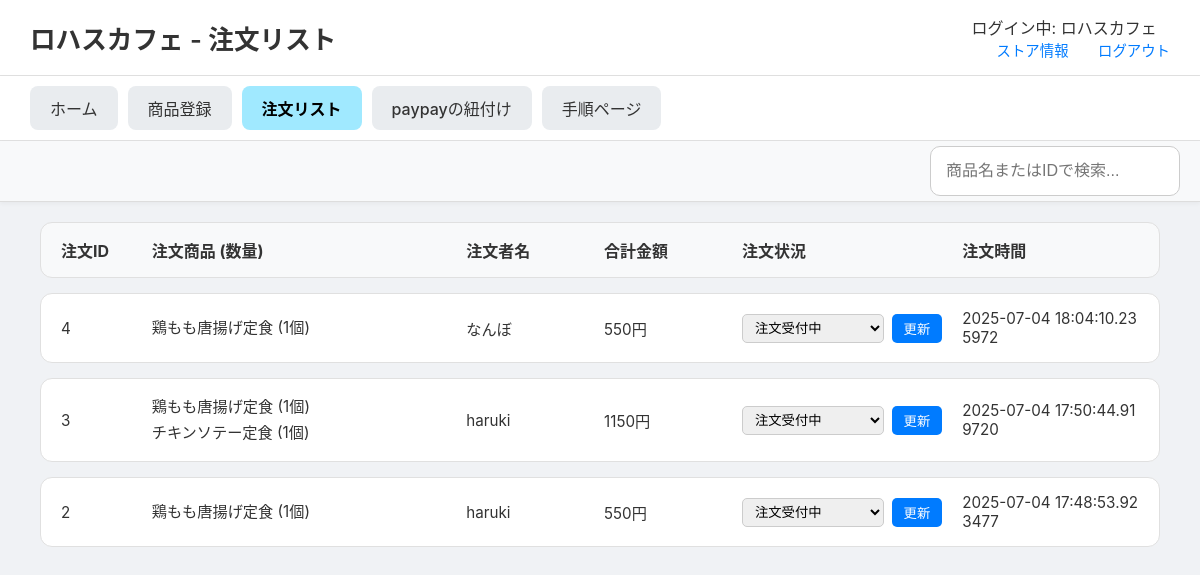
The app's page /stores/order-list (signed in), older data.
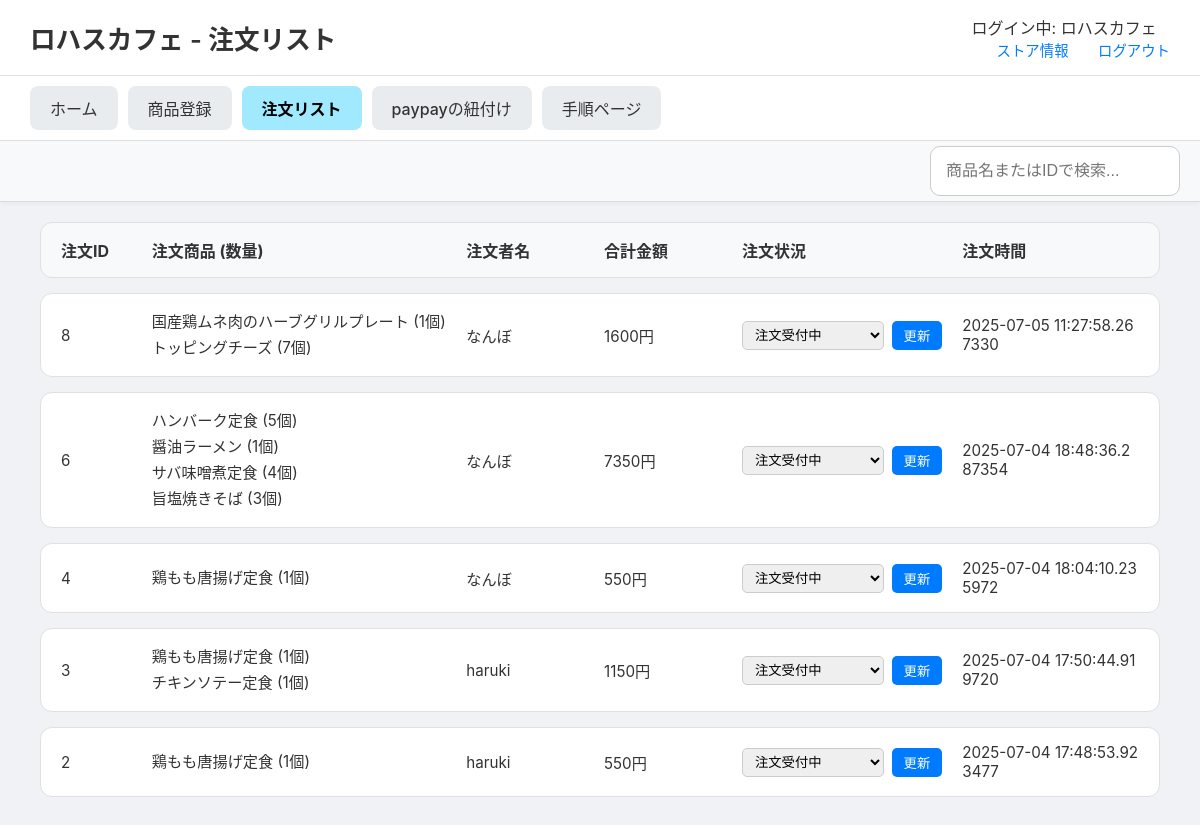
The same page, newer data.
### tables this page shows
CREATE TABLE order_items (
    order_item_id INTEGER PRIMARY KEY AUTOINCREMENT,
    order_id INTEGER NOT NULL,
    menu_id INTEGER NOT NULL,
    quantity INTEGER NOT NULL DEFAULT 1,
    price_at_order INTEGER NOT NULL, 
    FOREIGN KEY (order_id) REFERENCES orders(order_id),
    FOREIGN KEY (menu_id) REFERENCES menus(menu_id)
);

CREATE TABLE menus (
    menu_id INTEGER PRIMARY KEY AUTOINCREMENT,
    store_id INTEGER, -- NOT NULL制約を削除し、NULLを許容
    menu_name TEXT NOT NULL,
    category TEXT NOT NULL,
    price INTEGER NOT NULL,
    soldout INTEGER NOT NULL DEFAULT 0,
    FOREIGN KEY (store_id) REFERENCES store(store_id)
);

CREATE TABLE users_table (
    id INTEGER PRIMARY KEY AUTOINCREMENT,
    u_name TEXT NOT NULL,
    email TEXT UNIQUE NOT NULL,
    password TEXT NOT NULL,           -- 平文パスワード用
    created_at TIMESTAMP DEFAULT CURRENT_TIMESTAMP
);

CREATE TABLE orders (
    order_id INTEGER PRIMARY KEY AUTOINCREMENT,
    user_id INTEGER NOT NULL,
    store_id INTEGER NOT NULL,
    status TEXT DEFAULT '注文受付中' CHECK (
        status IN (
            '注文受付中', '受付完了', '商品作成中', '作成直前', '受け取り待ち', 'completed', 'canceled'
        )
    ),
    datetime DATETIME NOT NULL,
    payment_method TEXT CHECK (payment_method IN ('PayPay')),
    total_amount INTEGER NOT NULL,
    FOREIGN KEY (user_id) REFERENCES users(user_id),
    FOREIGN KEY (store_id) REFERENCES store(store_id)
);

### routes/stores_detail/stores_detail.py (the view)
@stores_detail_bp.route('/order-list')
def order_list():
    store_id = session.get('store_id')
    store_name = session.get('store_name', 'ゲスト')
    conn = get_db_connection()
    query = """
        SELECT
            o.order_id, o.datetime, o.total_amount, o.status,
            u.u_name, m.menu_name, oi.quantity, oi.price_at_order
        FROM orders AS o
        JOIN order_items AS oi ON o.order_id = oi.order_id
        JOIN menus AS m ON oi.menu_id = m.menu_id
        JOIN users_table AS u ON o.user_id = u.id
        WHERE o.store_id = ?
        ORDER BY o.datetime DESC;
    """
    orders_raw = conn.execute(query, (store_id,)).fetchall()
    conn.close()
    orders_dict = {}
    for row in orders_raw:
        order_id = row['order_id']
        if order_id not in orders_dict:
            orders_dict[order_id] = {
                'id': order_id, 'datetime': row['datetime'], 'status': row['status'],
                'user_name': row['u_name'], 'total_amount': row['total_amount'],
                'items_list': [] # ★★★ キー名を'items'から'items_list'に変更 ★★★
            }
        orders_dict[order_id]['items_list'].append({
            'name': row['menu_name'], 'quantity': row['quantity'], 'price': row['price_at_order']
        })
    orders_list = list(orders_dict.values())
    return render_template('stores_detail/order_list.html', orders=orders_list, store_name=store_name)

### routes/stores_detail/stores_detail.py (called while the page is built)
def get_db_connection():
    db_path = os.path.join(os.path.dirname(__file__), '..', '..', 'app.db')
    conn = sqlite3.connect(db_path)
    conn.row_factory = sqlite3.Row  # 行を辞書形式で取得
    return conn

### templates/stores_detail/order_list.html (shortened to what this page needs)
<!DOCTYPE html>
<html lang="ja">
<head>
    <link rel="stylesheet" href="{{ url_for('static', filename='css/stores_detail.css') }}">
</head>
<body>
    <header class="site-header">
        <h1>{{ store_name }} - 注文リスト</h1>
        <div class="header-links">
            <div class="store-name">ログイン中: {{ store_name if store_name else 'ゲスト' }}</div>
            <a href="{{ url_for('stores_detail.store_info') }}">ストア情報</a>
            <a href="{{ url_for('general.explamation') }}">ログアウト</a>
        </div>
    </header>
    <nav class="main-nav">
        <ul>
            <li><a href="{{ url_for('stores_detail.store_home') }}" >ホーム</a></li>
            <li><a href="{{ url_for('stores_detail.menu_registration') }}">商品登録</a></li>
            <li><a href="{{ url_for('stores_detail.order_list') }}" class="active">注文リスト</a></li>
            <li><a href="{{ url_for('stores_detail.paypay_linking') }}">paypayの紐付け</a></li>
            <li><a href="{{ url_for('stores_detail.procedure') }}">手順ページ</a></li>
        </ul>
    </nav>
    <div class="sub-navigation">
        <input type="search" id="order-search" placeholder="商品名またはIDで検索...">
    </div>
    <main class="main-content">
        <div class="order-list-container">
            <div class="order-header">
                <div>注文ID</div>
                <div>注文商品 (数量)</div>
                <div>注文者名</div>
                <div>合計金額</div>
                <div>注文状況</div>
                <div>注文時間</div>
            </div>
            {% for order in orders %}
            <div class="order-item">
                <div>{{ order.id }}</div>
                <div>
                    <ul>
                    {% for item in order.items_list %}
                        <li>{{ item.name }} ({{ item.quantity }}個)</li>
                    {% endfor %}
                    </ul>
                </div>
                <div>{{ order.user_name }}</div>
                <div>{{ order.total_amount }}円</div>
                <div>
                    <form action="{{ url_for('stores_detail.update_order_status', order_id=order.id) }}" method="post">
                        <select name="status">
                            {% for s in ['注文受付中', '受付完了', '商品作成中', '作成直前', '受け取り待ち'] %}
                                <option value="{{ s }}" {% if order.status == s %}selected{% endif %}>{{ s }}</option>
                            {% endfor %}
                        </select>
                        <button type="submit">更新</button>
                    </form>
                </div>
                <div>{{ order.datetime }}</div>
            </div>
            {% else %}
            <div class="order-item no-orders">
                <p>現在、新しい注文はありません。</p>
            </div>
            {% endfor %}
        </div>
    </main>
</body>
</html>

### static/css/stores_detail.css (style rules this page uses)
body { font-family: -apple-system, BlinkMacSystemFont, "Segoe UI", Roboto, "Hiragino Sans", "Noto Sans CJK JP", "Yu Gothic", sans-serif; margin: 0; background-color: #f0f2f5; color: #333; }
.site-header { display: flex; justify-content: space-between; align-items: center; padding: 15px 30px; background-color: #ffffff; border-bottom: 1px solid #e0e0e0; }
.site-header h1 { font-size: 1.6em; margin: 0; font-weight: 600; }
.header-links a { margin-left: 25px; text-decoration: none; color: #007bff; font-size: 0.9em; font-weight: 500; }
.main-nav { background-color: #ffffff; padding: 10px 30px; border-bottom: 1px solid #e0e0e0; box-shadow: 0 2px 4px rgba(0,0,0,0.05); }
.main-nav ul { display: flex; list-style: none; margin: 0; padding: 0; gap: 10px; }
.main-nav a { display: block; padding: 10px 20px; text-decoration: none; color: #333; background-color: #e9ecef; border-radius: 8px; font-weight: 500; transition: background-color 0.2s; }
.main-nav a.active { background-color: #a0e9ff; color: #000; font-weight: bold; }
.main-content { padding: 20px 40px 40px 40px; }
.order-list-container { display: flex; flex-direction: column; gap: 15px; }
.order-header, .order-item { display: grid; grid-template-columns: 0.6fr 2.5fr 1fr 1fr 1.7fr 1.5fr; gap: 20px; align-items: center; padding: 15px 20px; border: 1px solid #e0e0e0; border-radius: 12px; background-color: #ffffff; }
.order-header { background-color: #f8f9fa; font-weight: bold; color: #333; }
.order-item > div { font-size: 0.95em; color: #333; word-break: break-all; }
.order-item ul { list-style: none; padding: 0; margin: 0; }
.order-item ul li { margin-bottom: 4px; }
.order-item form { display: flex; gap: 8px; align-items: center; }
.order-item select { padding: 5px 8px; border-radius: 5px; border: 1px solid #ccc; flex-grow: 1; }
.order-item button { padding: 5px 12px; border: none; background-color: #007bff; color: white; border-radius: 5px; cursor: pointer; transition: background-color 0.2s ease; }
.sub-navigation { display: flex; justify-content: flex-start; gap: 15px; background-color: #f8f9fa; padding: 5px 20px; border-bottom: 1px solid #ddd; box-shadow: 0 2px 4px rgba(0,0,0,0.04); position: sticky; top: 0; z-index: 1000; }
.sub-navigation input[type="search"] { width: 250px; padding: 15px; font-size: 1.0em; border: 1px solid #ccc; border-radius: 10px; box-sizing: border-box; margin-left: auto; }

Row changes from the older to the newer data that the page shows:
added order_items: id "8", name "国産鶏ムネ肉のハーブグリルプレート", quantity "1", user_name "なんぼ", total_amount "1600", status "注文受付中", datetime "2025-07-05 11:27:58.267330"
added order_items: name "トッピングチーズ", quantity "7", shown under "8"
added order_items: id "6", name "ハンバーク定食", quantity "5", user_name "なんぼ", total_amount "7350", status "注文受付中", datetime "2025-07-04 18:48:36.287354"
added order_items: name "醤油ラーメン", quantity "1", shown under "6"
added order_items: name "サバ味噌煮定食", quantity "4", shown under "6"
added order_items: name "旨塩焼きそば", quantity "3", shown under "6"
